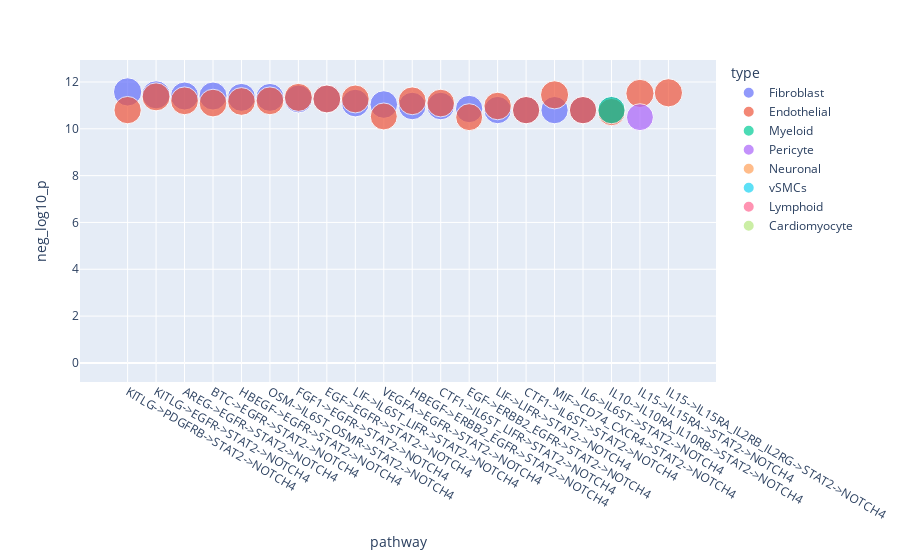

Notebook source saved alongside this figure:
### Code cell
fig = px.scatter(cauchy_df, x='pathway', y='neg_log10_p', color='type', size='neg_log10_p') 
fig.show()

### Figure 1 — Plotly figure (JSON) as saved in the notebook; plotly's stock layout.template omitted (floating-point values rounded to 4 significant figures)
{"data": [{"hovertemplate": "type=Fibroblast<br>pathway=%{x}<br>neg_log10_p=%{marker.size}<extra></extra>", "legendgroup": "Fibroblast", "marker": {"color": "#636efa", "size": [11.58, 11.45, 11.4, 11.4, 11.34, 11.34, 11.28, 11.28, 11.1, 11.04, 10.97, 10.97, 10.85, 10.8, 10.8, 10.8, 10.8, 10.8, 2.375e-05, 1.819e-05], "sizemode": "area", "sizeref": 0.02894, "symbol": "circle"}, "mode": "markers", "name": "Fibroblast", "orientation": "v", "showlegend": true, "type": "scatter", "x": ["KITLG->PDGFRB->STAT2->NOTCH4", "KITLG->EGFR->STAT2->NOTCH4", "AREG->EGFR->STAT2->NOTCH4", "BTC->EGFR->STAT2->NOTCH4", "HBEGF->EGFR->STAT2->NOTCH4", "OSM->IL6ST_OSMR->STAT2->NOTCH4", "FGF1->EGFR->STAT2->NOTCH4", "EGF->EGFR->STAT2->NOTCH4", "LIF->IL6ST_LIFR->STAT2->NOTCH4", "VEGFA->EGFR->STAT2->NOTCH4", "HBEGF->ERBB2_EGFR->STAT2->NOTCH4", "CTF1->IL6ST_LIFR->STAT2->NOTCH4", "EGF->ERBB2_EGFR->STAT2->NOTCH4", "LIF->LIFR->STAT2->NOTCH4", "CTF1->IL6ST->STAT2->NOTCH4", "MIF->CD74_CXCR4->STAT2->NOTCH4", "IL6->IL6ST->STAT2->NOTCH4", "IL10->IL10RA_IL10RB->STAT2->NOTCH4", "IL15->IL15RA->STAT2->NOTCH4", "IL15->IL15RA_IL2RB_IL2RG->STAT2->NOTCH4"], "xaxis": "x", "y": [11.58, 11.45, 11.4, 11.4, 11.34, 11.34, 11.28, 11.28, 11.1, 11.04, 10.97, 10.97, 10.85, 10.8, 10.8, 10.8, 10.8, 10.8, 2.375e-05, 1.819e-05], "yaxis": "y"}, {"hovertemplate": "type=Endothelial<br>pathway=%{x}<br>neg_log10_p=%{marker.size}<extra></extra>", "legendgroup": "Endothelial", "marker": {"color": "#EF553B", "size": [11.54, 11.51, 11.45, 11.37, 11.34, 11.28, 11.28, 11.2, 11.2, 11.2, 11.17, 11.1, 11.1, 10.97, 10.8, 10.8, 10.8, 10.72, 10.53, 10.5], "sizemode": "area", "sizeref": 0.02894, "symbol": "circle"}, "mode": "markers", "name": "Endothelial", "orientation": "v", "showlegend": true, "type": "scatter", "x": ["IL15->IL15RA_IL2RB_IL2RG->STAT2->NOTCH4", "IL15->IL15RA->STAT2->NOTCH4", "MIF->CD74_CXCR4->STAT2->NOTCH4", "KITLG->EGFR->STAT2->NOTCH4", "FGF1->EGFR->STAT2->NOTCH4", "EGF->EGFR->STAT2->NOTCH4", "LIF->IL6ST_LIFR->STAT2->NOTCH4", "OSM->IL6ST_OSMR->STAT2->NOTCH4", "AREG->EGFR->STAT2->NOTCH4", "HBEGF->ERBB2_EGFR->STAT2->NOTCH4", "HBEGF->EGFR->STAT2->NOTCH4", "BTC->EGFR->STAT2->NOTCH4", "CTF1->IL6ST_LIFR->STAT2->NOTCH4", "LIF->LIFR->STAT2->NOTCH4", "KITLG->PDGFRB->STAT2->NOTCH4", "CTF1->IL6ST->STAT2->NOTCH4", "IL6->IL6ST->STAT2->NOTCH4", "IL10->IL10RA_IL10RB->STAT2->NOTCH4", "VEGFA->EGFR->STAT2->NOTCH4", "EGF->ERBB2_EGFR->STAT2->NOTCH4"], "xaxis": "x", "y": [11.54, 11.51, 11.45, 11.37, 11.34, 11.28, 11.28, 11.2, 11.2, 11.2, 11.17, 11.1, 11.1, 10.97, 10.8, 10.8, 10.8, 10.72, 10.53, 10.5], "yaxis": "y"}, {"hovertemplate": "type=Myeloid<br>pathway=%{x}<br>neg_log10_p=%{marker.size}<extra></extra>", "legendgroup": "Myeloid", "marker": {"color": "#00cc96", "size": [10.8, 0.000135, 9.976e-05, 9.19e-05, 8.983e-05, 8.664e-05, 7.782e-05, 7.432e-05, 7.303e-05, 7.275e-05, 6.349e-05, 5.437e-05, 5.2e-05, 5.168e-05, 5.154e-05, 5.071e-05, 4.964e-05, 4.428e-05, 3.601e-05, 3.057e-05], "sizemode": "area", "sizeref": 0.02894, "symbol": "circle"}, "mode": "markers", "name": "Myeloid", "orientation": "v", "showlegend": true, "type": "scatter", "x": ["IL10->IL10RA_IL10RB->STAT2->NOTCH4", "KITLG->PDGFRB->STAT2->NOTCH4", "LIF->LIFR->STAT2->NOTCH4", "LIF->IL6ST_LIFR->STAT2->NOTCH4", "AREG->EGFR->STAT2->NOTCH4", "IL6->IL6ST->STAT2->NOTCH4", "EGF->EGFR->STAT2->NOTCH4", "IL15->IL15RA->STAT2->NOTCH4", "BTC->EGFR->STAT2->NOTCH4", "HBEGF->EGFR->STAT2->NOTCH4", "OSM->IL6ST_OSMR->STAT2->NOTCH4", "IL15->IL15RA_IL2RB_IL2RG->STAT2->NOTCH4", "EGF->ERBB2_EGFR->STAT2->NOTCH4", "KITLG->EGFR->STAT2->NOTCH4", "HBEGF->ERBB2_EGFR->STAT2->NOTCH4", "CTF1->IL6ST->STAT2->NOTCH4", "VEGFA->EGFR->STAT2->NOTCH4", "MIF->CD74_CXCR4->STAT2->NOTCH4", "FGF1->EGFR->STAT2->NOTCH4", "CTF1->IL6ST_LIFR->STAT2->NOTCH4"], "xaxis": "x", "y": [10.8, 0.000135, 9.976e-05, 9.19e-05, 8.983e-05, 8.664e-05, 7.782e-05, 7.432e-05, 7.303e-05, 7.275e-05, 6.349e-05, 5.437e-05, 5.2e-05, 5.168e-05, 5.154e-05, 5.071e-05, 4.964e-05, 4.428e-05, 3.601e-05, 3.057e-05], "yaxis": "y"}, {"hovertemplate": "type=Pericyte<br>pathway=%{x}<br>neg_log10_p=%{marker.size}<extra></extra>", "legendgroup": "Pericyte", "marker": {"color": "#ab63fa", "size": [10.5, 0.0001687, 0.0001426, 0.0001262, 0.0001259, 0.0001132, 9.676e-05, 8.823e-05, 8.62e-05, 6.439e-05, 6.391e-05, 6.369e-05, 6.242e-05, 5.389e-05, 5.309e-05, 5.262e-05, 4.597e-05, 4.441e-05, 4.323e-05, 6.065e-06], "sizemode": "area", "sizeref": 0.02894, "symbol": "circle"}, "mode": "markers", "name": "Pericyte", "orientation": "v", "showlegend": true, "type": "scatter", "x": ["IL15->IL15RA->STAT2->NOTCH4", "KITLG->EGFR->STAT2->NOTCH4", "HBEGF->EGFR->STAT2->NOTCH4", "IL15->IL15RA_IL2RB_IL2RG->STAT2->NOTCH4", "HBEGF->ERBB2_EGFR->STAT2->NOTCH4", "EGF->EGFR->STAT2->NOTCH4", "IL6->IL6ST->STAT2->NOTCH4", "CTF1->IL6ST_LIFR->STAT2->NOTCH4", "CTF1->IL6ST->STAT2->NOTCH4", "AREG->EGFR->STAT2->NOTCH4", "OSM->IL6ST_OSMR->STAT2->NOTCH4", "BTC->EGFR->STAT2->NOTCH4", "LIF->IL6ST_LIFR->STAT2->NOTCH4", "IL10->IL10RA_IL10RB->STAT2->NOTCH4", "LIF->LIFR->STAT2->NOTCH4", "MIF->CD74_CXCR4->STAT2->NOTCH4", "KITLG->PDGFRB->STAT2->NOTCH4", "VEGFA->EGFR->STAT2->NOTCH4", "EGF->ERBB2_EGFR->STAT2->NOTCH4", "FGF1->EGFR->STAT2->NOTCH4"], "xaxis": "x", "y": [10.5, 0.0001687, 0.0001426, 0.0001262, 0.0001259, 0.0001132, 9.676e-05, 8.823e-05, 8.62e-05, 6.439e-05, 6.391e-05, 6.369e-05, 6.242e-05, 5.389e-05, 5.309e-05, 5.262e-05, 4.597e-05, 4.441e-05, 4.323e-05, 6.065e-06], "yaxis": "y"}, {"hovertemplate": "type=Neuronal<br>pathway=%{x}<br>neg_log10_p=%{marker.size}<extra></extra>", "legendgroup": "Neuronal", "marker": {"color": "#FFA15A", "size": [0.002918, 0.001828, 0.0009767, 0.0009493, 0.0009217, 0.0008584, 0.0005804, 0.0005803, 0.0005705, 0.0005134, 0.0005013, 0.0004102, 0.0003946, 0.000389, 0.0003533, 0.0003078, 0.0002831, 0.000218, 0.000145, 0.000112], "sizemode": "area", "sizeref": 0.02894, "symbol": "circle"}, "mode": "markers", "name": "Neuronal", "orientation": "v", "showlegend": true, "type": "scatter", "x": ["LIF->IL6ST_LIFR->STAT2->NOTCH4", "CTF1->IL6ST->STAT2->NOTCH4", "AREG->EGFR->STAT2->NOTCH4", "KITLG->PDGFRB->STAT2->NOTCH4", "EGF->EGFR->STAT2->NOTCH4", "HBEGF->EGFR->STAT2->NOTCH4", "KITLG->EGFR->STAT2->NOTCH4", "IL15->IL15RA->STAT2->NOTCH4", "IL15->IL15RA_IL2RB_IL2RG->STAT2->NOTCH4", "IL10->IL10RA_IL10RB->STAT2->NOTCH4", "EGF->ERBB2_EGFR->STAT2->NOTCH4", "BTC->EGFR->STAT2->NOTCH4", "OSM->IL6ST_OSMR->STAT2->NOTCH4", "VEGFA->EGFR->STAT2->NOTCH4", "IL6->IL6ST->STAT2->NOTCH4", "MIF->CD74_CXCR4->STAT2->NOTCH4", "CTF1->IL6ST_LIFR->STAT2->NOTCH4", "HBEGF->ERBB2_EGFR->STAT2->NOTCH4", "FGF1->EGFR->STAT2->NOTCH4", "LIF->LIFR->STAT2->NOTCH4"], "xaxis": "x", "y": [0.002918, 0.001828, 0.0009767, 0.0009493, 0.0009217, 0.0008584, 0.0005804, 0.0005803, 0.0005705, 0.0005134, 0.0005013, 0.0004102, 0.0003946, 0.000389, 0.0003533, 0.0003078, 0.0002831, 0.000218, 0.000145, 0.000112], "yaxis": "y"}, {"hovertemplate": "type=vSMCs<br>pathway=%{x}<br>neg_log10_p=%{marker.size}<extra></extra>", "legendgroup": "vSMCs", "marker": {"color": "#19d3f3", "size": [0.001434, 0.001313, 0.001271, 0.001006, 0.0009357, 0.000901, 0.0008531, 0.0008325, 0.0008044, 0.0008041, 0.0007601, 0.000701, 0.0006421, 0.0005461, 0.0004543, 0.0003426, 0.000291, 0.0002253, 0.0001554, 7.816e-05], "sizemode": "area", "sizeref": 0.02894, "symbol": "circle"}, "mode": "markers", "name": "vSMCs", "orientation": "v", "showlegend": true, "type": "scatter", "x": ["IL10->IL10RA_IL10RB->STAT2->NOTCH4", "CTF1->IL6ST->STAT2->NOTCH4", "OSM->IL6ST_OSMR->STAT2->NOTCH4", "VEGFA->EGFR->STAT2->NOTCH4", "IL6->IL6ST->STAT2->NOTCH4", "KITLG->EGFR->STAT2->NOTCH4", "EGF->EGFR->STAT2->NOTCH4", "MIF->CD74_CXCR4->STAT2->NOTCH4", "CTF1->IL6ST_LIFR->STAT2->NOTCH4", "AREG->EGFR->STAT2->NOTCH4", "FGF1->EGFR->STAT2->NOTCH4", "KITLG->PDGFRB->STAT2->NOTCH4", "HBEGF->EGFR->STAT2->NOTCH4", "IL15->IL15RA->STAT2->NOTCH4", "EGF->ERBB2_EGFR->STAT2->NOTCH4", "LIF->IL6ST_LIFR->STAT2->NOTCH4", "BTC->EGFR->STAT2->NOTCH4", "LIF->LIFR->STAT2->NOTCH4", "IL15->IL15RA_IL2RB_IL2RG->STAT2->NOTCH4", "HBEGF->ERBB2_EGFR->STAT2->NOTCH4"], "xaxis": "x", "y": [0.001434, 0.001313, 0.001271, 0.001006, 0.0009357, 0.000901, 0.0008531, 0.0008325, 0.0008044, 0.0008041, 0.0007601, 0.000701, 0.0006421, 0.0005461, 0.0004543, 0.0003426, 0.000291, 0.0002253, 0.0001554, 7.816e-05], "yaxis": "y"}, {"hovertemplate": "type=Lymphoid<br>pathway=%{x}<br>neg_log10_p=%{marker.size}<extra></extra>", "legendgroup": "Lymphoid", "marker": {"color": "#FF6692", "size": [0.000403, 0.0002677, 0.0002657, 0.0002357, 0.0002069, 0.0002039, 0.0002002, 0.0001997, 0.0001992, 0.0001982, 0.0001847, 0.0001817, 0.0001675, 0.0001608, 0.0001045, 0.0001011, 8.027e-05, 3.223e-05, 2.935e-05, 1.963e-05], "sizemode": "area", "sizeref": 0.02894, "symbol": "circle"}, "mode": "markers", "name": "Lymphoid", "orientation": "v", "showlegend": true, "type": "scatter", "x": ["BTC->EGFR->STAT2->NOTCH4", "OSM->IL6ST_OSMR->STAT2->NOTCH4", "EGF->ERBB2_EGFR->STAT2->NOTCH4", "CTF1->IL6ST->STAT2->NOTCH4", "MIF->CD74_CXCR4->STAT2->NOTCH4", "LIF->LIFR->STAT2->NOTCH4", "EGF->EGFR->STAT2->NOTCH4", "KITLG->EGFR->STAT2->NOTCH4", "IL15->IL15RA_IL2RB_IL2RG->STAT2->NOTCH4", "IL15->IL15RA->STAT2->NOTCH4", "KITLG->PDGFRB->STAT2->NOTCH4", "LIF->IL6ST_LIFR->STAT2->NOTCH4", "AREG->EGFR->STAT2->NOTCH4", "FGF1->EGFR->STAT2->NOTCH4", "IL10->IL10RA_IL10RB->STAT2->NOTCH4", "CTF1->IL6ST_LIFR->STAT2->NOTCH4", "HBEGF->EGFR->STAT2->NOTCH4", "HBEGF->ERBB2_EGFR->STAT2->NOTCH4", "IL6->IL6ST->STAT2->NOTCH4", "VEGFA->EGFR->STAT2->NOTCH4"], "xaxis": "x", "y": [0.000403, 0.0002677, 0.0002657, 0.0002357, 0.0002069, 0.0002039, 0.0002002, 0.0001997, 0.0001992, 0.0001982, 0.0001847, 0.0001817, 0.0001675, 0.0001608, 0.0001045, 0.0001011, 8.027e-05, 3.223e-05, 2.935e-05, 1.963e-05], "yaxis": "y"}, {"hovertemplate": "type=Cardiomyocyte<br>pathway=%{x}<br>neg_log10_p=%{marker.size}<extra></extra>", "legendgroup": "Cardiomyocyte", "marker": {"color": "#B6E880", "size": [4.335e-05, 4.244e-05, 3.829e-05, 3.709e-05, 3.686e-05, 3.55e-05, 3.419e-05, 3.076e-05, 3.057e-05, 3.019e-05, 2.54e-05, 2.421e-05, 2.323e-05, 2.231e-05, 2.161e-05, 1.761e-05, 1.68e-05, 1.199e-05, 9.203e-06, 5.498e-06], "sizemode": "area", "sizeref": 0.02894, "symbol": "circle"}, "mode": "markers", "name": "Cardiomyocyte", "orientation": "v", "showlegend": true, "type": "scatter", "x": ["MIF->CD74_CXCR4->STAT2->NOTCH4", "IL15->IL15RA_IL2RB_IL2RG->STAT2->NOTCH4", "HBEGF->EGFR->STAT2->NOTCH4", "IL10->IL10RA_IL10RB->STAT2->NOTCH4", "LIF->LIFR->STAT2->NOTCH4", "LIF->IL6ST_LIFR->STAT2->NOTCH4", "AREG->EGFR->STAT2->NOTCH4", "BTC->EGFR->STAT2->NOTCH4", "IL15->IL15RA->STAT2->NOTCH4", "KITLG->PDGFRB->STAT2->NOTCH4", "VEGFA->EGFR->STAT2->NOTCH4", "CTF1->IL6ST->STAT2->NOTCH4", "EGF->ERBB2_EGFR->STAT2->NOTCH4", "KITLG->EGFR->STAT2->NOTCH4", "EGF->EGFR->STAT2->NOTCH4", "OSM->IL6ST_OSMR->STAT2->NOTCH4", "CTF1->IL6ST_LIFR->STAT2->NOTCH4", "IL6->IL6ST->STAT2->NOTCH4", "FGF1->EGFR->STAT2->NOTCH4", "HBEGF->ERBB2_EGFR->STAT2->NOTCH4"], "xaxis": "x", "y": [4.335e-05, 4.244e-05, 3.829e-05, 3.709e-05, 3.686e-05, 3.55e-05, 3.419e-05, 3.076e-05, 3.057e-05, 3.019e-05, 2.54e-05, 2.421e-05, 2.323e-05, 2.231e-05, 2.161e-05, 1.761e-05, 1.68e-05, 1.199e-05, 9.203e-06, 5.498e-06], "yaxis": "y"}], "layout": {"legend": {"itemsizing": "constant", "title": {"text": "type"}, "tracegroupgap": 0}, "margin": {"t": 60}, "xaxis": {"anchor": "y", "domain": [0, 1], "title": {"text": "pathway"}}, "yaxis": {"anchor": "x", "domain": [0, 1], "title": {"text": "neg_log10_p"}}}}
